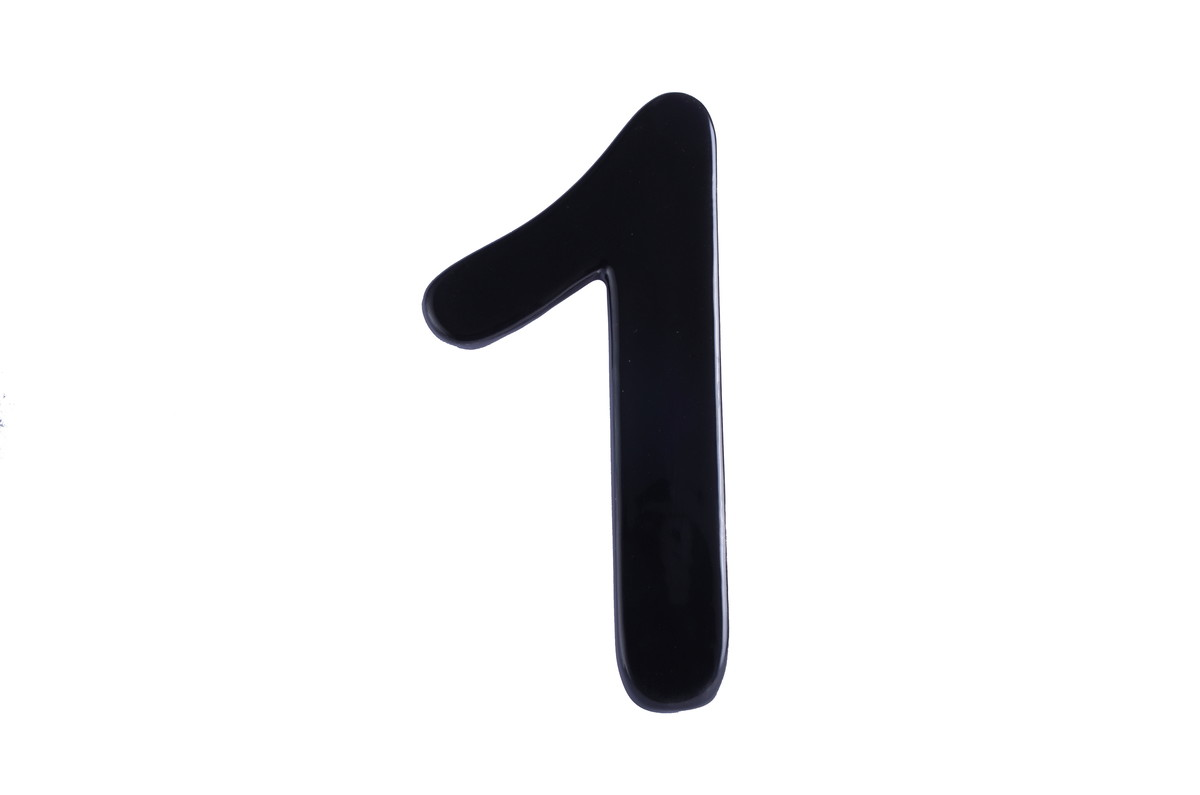
#> input picture EIN/1.jpg, 1200 x 795 px; its folder holds only this picture in this run
$ python question1.5.py
#> lines starting #> are read from the running program, lines starting #| are printed output that depends on the picture; after the words box and inside, x2 and y2 are one past the last pixel; in counts of white or black regions, pixels touching at a corner belong together
#Utilizando o Código 3, desenhe um número baseado na moda
#das cadeias geradas pelo Código 4. Adicione uma aleatoriedade para
#criar novos números a cada execução do código.

import cv2
import numpy as np
import os
import matplotlib.pyplot as plt
from collections import Counter
from random import randint

dim = (300,300)
ChainCode = []
conj_ChainCode = []
TamanhoSinal = []
cont = 0
imcolorCont = 1
path = "./EIN"

# [27 lines left out: functions most_frequent, rec, not called in this run]

def verify(imcolor, point, conec):
    global cont
    if conec == 4:
        if imcolor[point[0]-1, point[1]] == 255:
            imcolor[point[0]-1, point[1]] = 0
            ChainCode.append(0)
            TamanhoSinal.append(cont)
            cont += 1
            return (point[0]-1, point[1])
        elif imcolor[point[0], point[1]+1] == 255:
                imcolor[point[0], point[1]+1] = 0
                ChainCode.append(1)
                TamanhoSinal.append(cont)
                cont += 1
                return (point[0], point[1]+1)
        elif imcolor[point[0]+1, point[1]] == 255:
                imcolor[point[0]+1, point[1]] = 0
                ChainCode.append(2)
                TamanhoSinal.append(cont)
                cont += 1
                return (point[0]+1, point[1])
        elif imcolor[point[0], point[1]-1] == 255:
                imcolor[point[0], point[1]-1] = 0
                ChainCode.append(3)
                TamanhoSinal.append(cont)
                cont += 1
                return (point[0], point[1]-1)
        else:
            print('none')
    else:
        return point

def norImcolor(im):
    im = (im - im.min()) / (im.max() - im.min())
    final_im = (im * 255).astype(np.uint8)
    return final_im

# [16 lines left out: function normalizaSinal, not called in this run]

for r, d, f in os.walk(path):
    tamanhoImcolor = len(f)
    for filename in f:
        imcolor = cv2.imread(os.path.join(path, filename))
#> imcolor is the input picture: shape (795, 1200, 3); mean B, G, R 235.5, 234.8, 234.8
        imcolor = cv2.resize(imcolor, dim, interpolation=cv2.INTER_AREA)
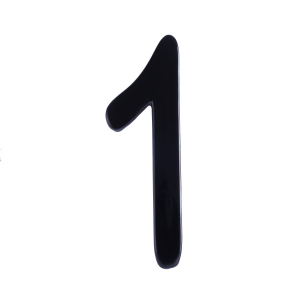
#> imcolor: shape (300, 300, 3); mean B, G, R 235.5, 234.8, 234.8
        imcolorBina = 255 - imcolor[:,:,0]
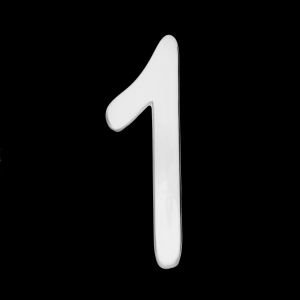
#> imcolorBina: shape (300, 300); min 0, max 239, mean 19.5

        imcolorNew = np.zeros(np.shape(imcolorBina))
        kernel = np.ones((3,3), np.uint8)
        imcolorNew = norImcolor((imcolorBina>100)*1)
#> in norImcolor, `im = (im - im.min()) / (im.max() - im.min())`:
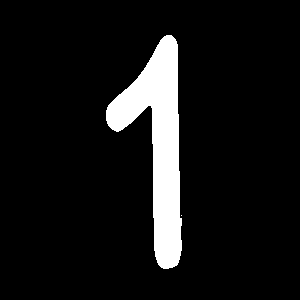
#> im: shape (300, 300) float64; values 0 (black) and 1 (white), 8.5% white; 2 white regions (1 under 20 px), largest, box (x1, y1, x2, y2) and area: (106, 35, 182, 269) 7668

        imcolorCopy = np.copy(imcolorNew)
        imcolorPlot = np.zeros(np.shape(imcolor))
        imcolorPlot[:,:,0] = imcolorPlot[:,:,1] = imcolorPlot[:,:,2] = imcolorCopy

        imcolorNew = cv2.dilate(imcolorNew, kernel, iterations=1) - imcolorNew
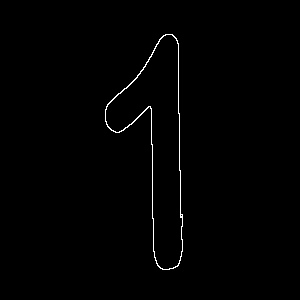
#> imcolorNew: shape (300, 300); 0.76% white in thin lines or dots, all inside (x1, y1, x2, y2) = (105, 34, 183, 270)
        imcolorNew = cv2.resize(imcolorNew, dim, interpolation=cv2.INTER_AREA)

        max_xy = np.where(imcolorNew == 255)
#> max_xy = 683 positions, rows 34 to 269, columns 105 to 182
        imcolorNewRGB = np.zeros(np.shape(imcolor))
        imcolorNewRGB[:,:,0] = imcolorNewRGB[:,:,1] = imcolorNewRGB[:,:,2] = imcolorNew

        cv2.circle(imcolorNewRGB, (max_xy[1][0], max_xy[0][0]), int(3), (0,0,255), 2)
#> imcolorNewRGB: shape (300, 300, 3) float64; mean of channels 0, 1, 2 1.9, 1.9, 2.1
        goPoint = (max_xy[0][0], max_xy[1][0])
#> goPoint = (34, 165)
        point = verify(imcolorNew, goPoint, 4)
#> point = (34, 166)

        while(point!=goPoint):
            point = verify(imcolorNew, point, 4)
#> this loop made 677 passes
#> point on passes 1 to 3: (34, 167), (34, 168), (34, 169)
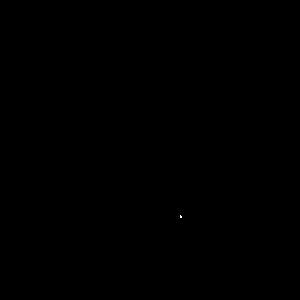
#> imcolorNew: shape (300, 300); 0.01% white in thin lines or dots, all inside (x1, y1, x2, y2) = (180, 215, 182, 218)

        conj_ChainCode.append(ChainCode)
        print(ChainCode)
        plt.subplot(tamanhoImcolor, 1, imcolorCont)
        plt.plot(ChainCode)
        imcolorCont += 1
        ChainCode = []

    menor = 99999
    for num in conj_ChainCode:
        tamNum = len(num)
        if tamNum < menor:
            menor = tamNum
    sinal_reduzido = []
    novo_sinal = []
    for num in conj_ChainCode:
        val = len(num) - menor
        if val != 0:
            novo_sinal = normalizaSinal(num, menor)
            sinal_reduzido.append(novo_sinal)

    imagem_recuperada = np.zeros((dim))

    pronto_in = (0,50)
    point_p = pronto_in

    sinal_reduzido = np.array(sinal_reduzido)
    print('---------------- Final ---------------')
    print(np.shape(sinal_reduzido))
    b = 0
    sinal_final = []

    for ch in range(menor):
#> (the run stopped early here; a loop or call above may not have finished)

$ run again, on EIN/1_5.jpg
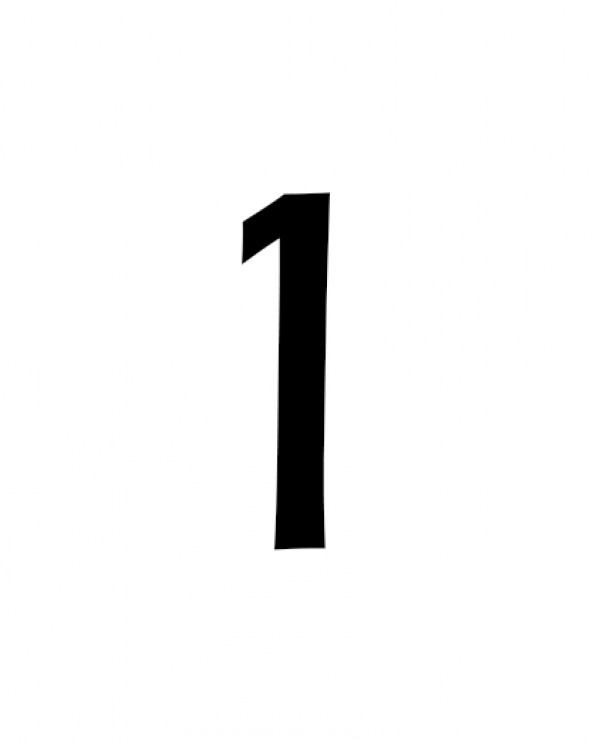
#> input picture EIN/1_5.jpg, 600 x 744 px
#> imcolor is the input picture: shape (744, 600, 3); min 0, max 255, mean 244.5
#> in norImcolor, `im = (im - im.min()) / (im.max() - im.min())`:
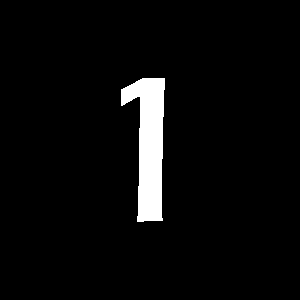
#> im: shape (300, 300) float64; values 0 (black) and 1 (white), 4.1% white; 1 white region, box (x1, y1, x2, y2) and area: (121, 78, 165, 222) 3734
#> `imcolorNew = cv2.dilate(imcolorNew, kernel, iterations=1) - imcolorNew`:
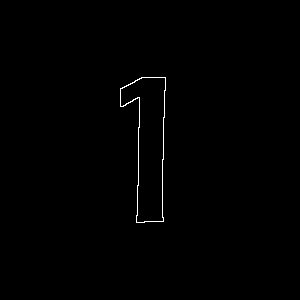
#> imcolorNew: shape (300, 300); 0.45% white in thin lines or dots, all inside (x1, y1, x2, y2) = (120, 77, 166, 223)
#> max_xy = 406 positions, rows 77 to 222, columns 120 to 165
#> goPoint = (77, 141)
#> `point = verify(imcolorNew, goPoint, 4)`: point = (77, 142)
#> the loop `while(point!=goPoint):` made 405 passes
#> point on passes 1 to 3: (77, 143), (77, 144), (77, 145)

$ run again, on EIN/1_6.png
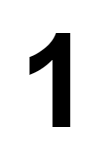
#> input picture EIN/1_6.png, 104 x 160 px
#> imcolor is the input picture: shape (160, 104, 3); min 0, max 255, mean 223.2
#> in norImcolor, `im = (im - im.min()) / (im.max() - im.min())`:
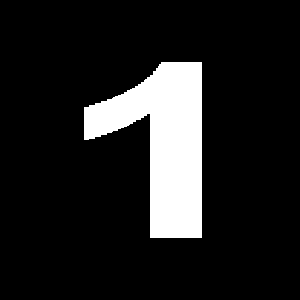
#> im: shape (300, 300) float64; values 0 (black) and 1 (white), 12.6% white; 1 white region, box (x1, y1, x2, y2) and area: (84, 62, 202, 238) 11351
#> `imcolorNew = cv2.dilate(imcolorNew, kernel, iterations=1) - imcolorNew`:
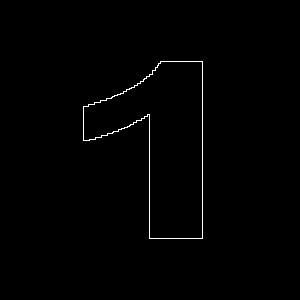
#> imcolorNew: shape (300, 300); 0.72% white in thin lines or dots, all inside (x1, y1, x2, y2) = (83, 61, 203, 239)
#> max_xy = 644 positions, rows 61 to 238, columns 83 to 202
#> goPoint = (61, 160)
#> `point = verify(imcolorNew, goPoint, 4)`: point = (61, 161)
#> the loop `while(point!=goPoint):` made 643 passes
#> point on passes 1 to 3: (61, 162), (61, 163), (61, 164)

$ run again, on EIN/1_1.png
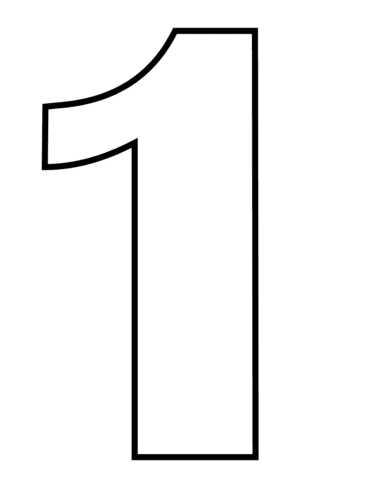
#> input picture EIN/1_1.png, 371 x 480 px
#> imcolor is the input picture: shape (480, 371, 3); min 0, max 255, mean 244.1
#> in norImcolor, `im = (im - im.min()) / (im.max() - im.min())`:
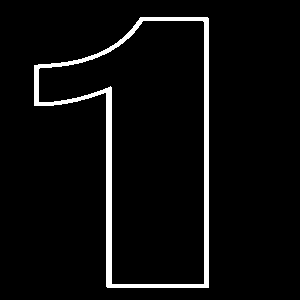
#> im: shape (300, 300) float64; values 0 (black) and 1 (white), 4.6% white; 1 white region, box (x1, y1, x2, y2) and area: (34, 17, 209, 288) 4173
#> max_xy = 1806 positions, rows 16 to 288, columns 33 to 209
#> goPoint = (16, 139)
#> `point = verify(imcolorNew, goPoint, 4)`: point = (16, 140)
#> the loop `while(point!=goPoint):` made 921 passes
#> point on passes 1 to 3: (16, 141), (16, 142), (16, 143)
#> after the loop `while(point!=goPoint):`:
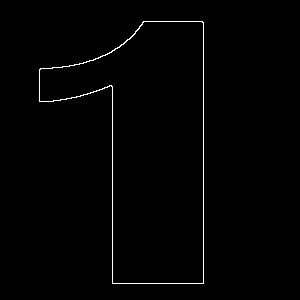
#> imcolorNew: shape (300, 300); 0.98% white in thin lines or dots, all inside (x1, y1, x2, y2) = (39, 21, 204, 284)
